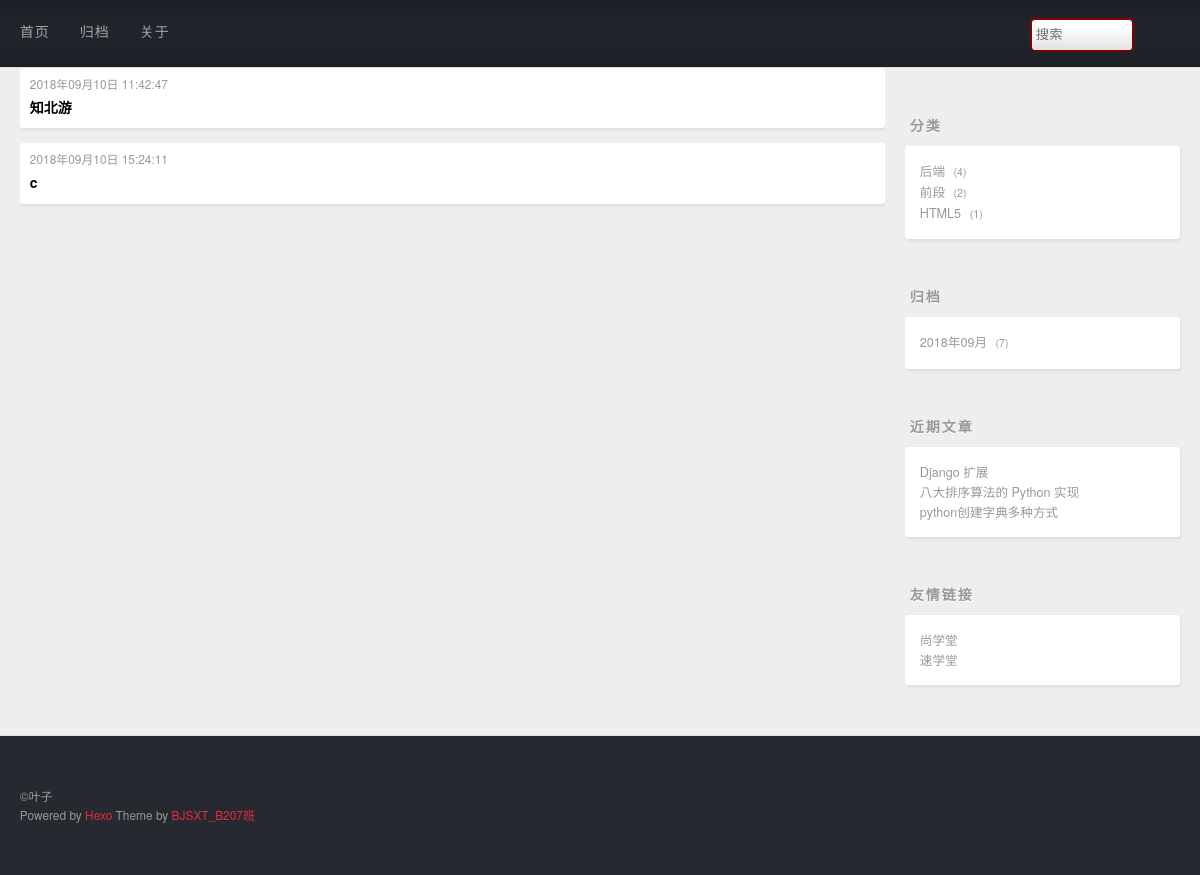
Page /category/1 on the committed database.
### blog/models.py (models this page shows, shortened)
class Post(models.Model):
    id = models.AutoField(primary_key=True)
    title = models.CharField(max_length=20, verbose_name='标题')
    desc = models.TextField(verbose_name='简介')
    content = RichTextUploadingField(null=True, blank=True, verbose_name='内容')
    created = models.DateTimeField(auto_now_add=True, verbose_name='创建时间')
    modified = models.DateField(auto_now=True)
    category = models.ForeignKey(Category, on_delete=models.CASCADE)
    tag = models.ManyToManyField(Tag)
    class Meta:
        db_table = "t_post"
        verbose_name_plural = '帖子'

### blog/views.py (the view)
# urls.py: url(r'^category/(\d+)', views.category, name='category'),
def category(request, category_id):
    post = Post.objects.filter(category__id=category_id)
    return render(request, 'category.html', {'post': post})

### sxtblog/getrightinfp.py (called while the page is built)
def get_right_info(request):
    from django.db.models import Count
    cate_posts = Post.objects.values('category__cname','category').annotate(count=Count('*')).order_by('-count')
    from django.db import connection
    cursor = connection.cursor()
    arc_posts = cursor.execute(
        "select created,count('*') as count from t_post group by strftime('%Y-%m',created) order by count desc"
    ).fetchall()
    cursor.close()
    recent_posts = Post.objects.order_by('-id')[:3]
    return {'cate_posts': cate_posts,'recent_posts': recent_posts,'arc_posts': arc_posts}

### blog/templates/category.html
{% extends 'base.html' %}
{% block main %}
    {% for i in post %}
    <article class="archive-article archive-type-post">
        <div class="archive-article-inner">
            <header class="archive-article-header">
                <a href="/archive/{{ i.created|date:'Y/m' }}" class="archive-article-date">
                    <time>{{ i.created|date:'Y年m月d日 H:i:s' }}</time>
                </a>
                <h1 itemprop="name">
                    <a class="archive-article-title" target="_blank" href="/post/{{ i.id }}">{{ i.title }}</a>
                </h1>
            </header>
        </div>
    </article>
    {% endfor %}
{% endblock main %}

### templates/right.html
<div class="widget-wrap">
    <h3 class="widget-title"><font style="vertical-align: inherit;"><font style="vertical-align: inherit;">分类</font></font></h3>
    <div class="widget">
        <ul class="category-list">
            {% for category in cate_posts  %}
                <li class="category-list-item">
                    <a class="category-list-link" href="/category/{{ category.category }}"><font style="vertical-align: inherit;"><font style="vertical-align: inherit;">{{ category.category__cname }}</font></font></a>
                    <span class="category-list-count"><font style="vertical-align: inherit;"><font style="vertical-align: inherit;">{{ category.count }}</font></font></span>
                </li>
            {% endfor %}
        </ul>
    </div>
</div>
<div class="widget-wrap">
    <h3 class="widget-title"><font style="vertical-align: inherit;"><font style="vertical-align: inherit;">归档</font></font></h3>
    <div class="widget">
        <ul class="archive-list">
            {% for time in arc_posts %}
                <li class="archive-list-item">
                    <a class="archive-list-link" href="/archive/{{ time.0|date:'Y/m' }}"><font style="vertical-align: inherit;"><font style="vertical-align: inherit;">{{ time.0|date:'Y年m月' }}</font></font></a>
                    <span class="archive-list-count"><font style="vertical-align: inherit;"><font style="vertical-align: inherit;">{{ time.1 }}</font></font></span>
                </li>
            {% endfor %}
        </ul>
    </div>
</div>
<div class="widget-wrap">
    <h3 class="widget-title"><font style="vertical-align: inherit;"><font style="vertical-align: inherit;">近期文章</font></font></h3>
    <div class="widget">
        <ul>
            {% for blog in recent_posts %}
                <li>
                    <a href="/post/{{ blog.id }}" target="_blank"><font style="vertical-align: inherit;"><font style="vertical-align: inherit;">{{ blog.title }}</font></font></a>
                </li>
            {% endfor %}
        </ul>
    </div>
</div>
<div class="widget-wrap">
    <h3 class="widget-title"><font style="vertical-align: inherit;"><font style="vertical-align: inherit;">友情链接</font></font></h3>
    <div class="widget">
        <ul>
            <li>
                <a href="http://www.bjsxt.com/" target="_blank"><font style="vertical-align: inherit;"><font style="vertical-align: inherit;">尚学堂</font></font></a>
            </li>
            <li>
                <a href="http://www.sxt.cn/" target="_blank"><font style="vertical-align: inherit;"><font style="vertical-align: inherit;">速学堂</font></font></a>
            </li>
        </ul>
    </div>
</div>

### static/css/style.css (style rules this page uses)
body { zoom: 1; width: 100%; }
body:before, body:after { content: ""; display: table; }
body:after { clear: both; }
html, body, div, span, applet, object, iframe, h1, h2, h3, h4, h5, h6, p, blockquote, pre, a, abbr, acronym, address, big, cite, code, del, dfn, em, img, ins, kbd, q, s, samp, small, strike, strong, sub, sup, tt, var, dl, dt, dd, ol, ul, li, fieldset, form, label, legend, table, caption, tbody, tfoot, thead, tr, th, td { margin: 0; padding: 0; border: 0; outline: 0; font-weight: inherit; font-style: inherit; font-family: inherit; font-size: 100%; vertical-align: baseline; }
body { line-height: 1; color: #000; background: #fff; }
ol, ul { list-style: none; }
html, body, #container { height: 100%; }
body { background: #eee; font: 14px/1.6em "寰蒋闆呴粦", "Microsoft Yahei", "Droid Sans", Helvetica Neue, Helvetica, Arial, sans-serif; -webkit-text-size-adjust: 100%; }
.article-date, .article-category-link, .archive-year, .widget-title { text-decoration: none; text-transform: uppercase; letter-spacing: 2px; color: #999; margin-bottom: 1em; margin-left: 5px; line-height: 1em; text-shadow: 0 1px #fff; font-weight: bold; }
.article-inner, .archive-article-inner { background: #fff; -webkit-box-shadow: 1px 2px 3px #ddd; box-shadow: 1px 2px 3px #ddd; -webkit-border-radius: 3px; border-radius: 3px; }
.article-entry ul, .widget ul, .article-entry ol, .widget ol, .article-entry dl, .widget dl { margin: 0 20px; line-height: 1.6em; }
.article-entry ul, .widget ul { list-style: disc; }
.archive-article { -webkit-column-break-inside: avoid; page-break-inside: avoid; overflow: hidden; break-inside: avoid-column; }
.archive-article-inner { padding: 10px; margin-bottom: 15px; }
.archive-article-title { text-decoration: none; font-weight: bold; color: #000; -webkit-transition: color 0.2s; -moz-transition: color 0.2s; -o-transition: color 0.2s; -ms-transition: color 0.2s; transition: color 0.2s; line-height: 1.6em; }
.archive-article-date { color: #999; text-decoration: none; font-size: 0.85em; line-height: 1em; margin-bottom: 0.5em; display: block; }
.widget-wrap { margin: 50px 0; }
.widget { color: #777; text-shadow: 0 1px #fff; background: #fff; -webkit-box-shadow: 1px 2px 3px #ddd; box-shadow: 1px 2px 3px #ddd; padding: 15px; -webkit-border-radius: 3px; border-radius: 3px; }
.widget a { color: #999; text-decoration: none; }
.widget { line-height: 1.6em; word-wrap: break-word; font-size: 0.9em; }
.widget ul, .widget ol { list-style: none; margin: 0; }
.category-list-count, .tag-list-count, .archive-list-count { padding-left: 5px; color: #999; font-size: 0.85em; }
.category-list-count:before, .tag-list-count:before, .archive-list-count:before { content: "("; }
.category-list-count:after, .tag-list-count:after, .archive-list-count:after { content: ")"; }

### rows in the picture
Post: created "2018年09月10日 11:42:47", title "知北游"
Post: created "2018年09月10日 15:24:11", title "c"
Post: title "Django 扩展"
Post: title "八大排序算法的 Python 实现"
Post: title "python创建字典多种方式"

### other values in the picture
{{ category.category__cname }} "后端" "前段" "HTML5"
{{ category.count }} "4" "2" "1"
{{ time.0|date:'Y年m月' }} "2018年09月"
{{ time.1 }} "7"
